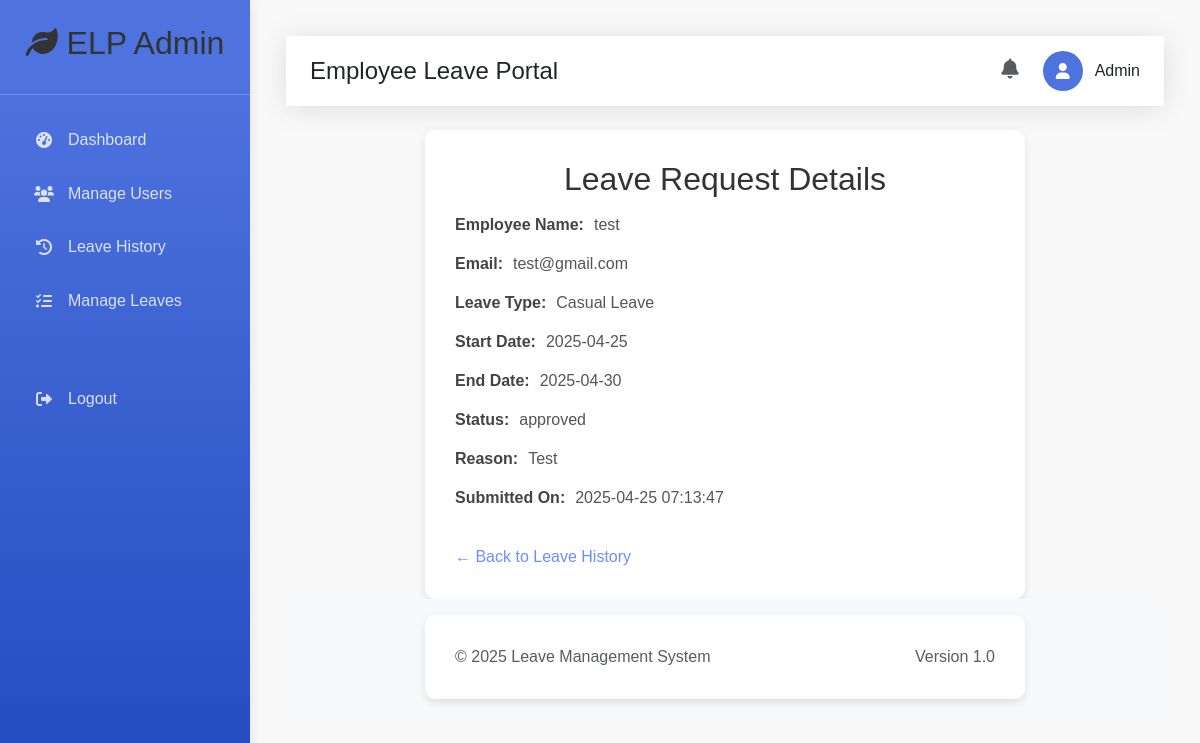
The page /admin/leave_details.php?id=31 (signed in) on the database its author committed.
### tables this page shows
CREATE TABLE `leave_requests` (
  `id` int(11) NOT NULL,
  `user_id` int(11) NOT NULL,
  `leave_type_id` int(11) NOT NULL,
  `leave_type` varchar(255) NOT NULL,
  `start_date` date NOT NULL,
  `end_date` date NOT NULL,
  `reason` text DEFAULT NULL,
  `medical_certificate` varchar(255) DEFAULT NULL,
  `status` enum('pending','approved','rejected') NOT NULL DEFAULT 'pending',
  `approved_by` int(11) DEFAULT NULL,
  `approval_date` date DEFAULT NULL,
  `applied_at` timestamp NOT NULL DEFAULT current_timestamp(),
  `submitted_at` timestamp NOT NULL DEFAULT current_timestamp(),
  `created_at` timestamp NOT NULL DEFAULT current_timestamp(),
  `rejection_reason` varchar(1000) DEFAULT NULL,
  `days` int(11) NOT NULL
);

CREATE TABLE `users` (
  `id` int(11) NOT NULL,
  `name` varchar(255) NOT NULL,
  `email` varchar(255) NOT NULL,
  `designation` varchar(100) NOT NULL,
  `mobile` varchar(15) NOT NULL,
  `gender` varchar(10) NOT NULL,
  `password` varchar(255) NOT NULL,
  `role` enum('employee','admin') NOT NULL DEFAULT 'employee'
);

CREATE TABLE `leavetypes` (
  `LeaveTypeID` int(11) NOT NULL,
  `LeaveName` varchar(100) NOT NULL,
  `MaxPerYear` int(11) DEFAULT NULL,
  `MaxAtATime` int(11) DEFAULT NULL,
  `Accumulable` tinyint(1) DEFAULT 1,
  `GenderSpecific` enum('All','Male','Female') DEFAULT 'All',
  `Description` text DEFAULT NULL
);

### admin/leave_details.php (the view, shortened to what this page needs)
<?php
include('../config/db.php');
$leave_id = intval($_GET['id']);
$sql = "SELECT lr.*, u.name, u.email, lt.LeaveName
        FROM leave_requests lr
        JOIN users u ON lr.user_id = u.id
        JOIN leavetypes lt ON lr.leave_type_id = lt.LeaveTypeID
        WHERE lr.id = ?";
$stmt = mysqli_prepare($conn, $sql);
mysqli_stmt_bind_param($stmt, "i", $leave_id);
mysqli_stmt_execute($stmt);
$result = mysqli_stmt_get_result($stmt);
if ($leave = mysqli_fetch_assoc($result)) {
} else {
    echo "No leave request found with the given ID.";
    exit();
}
?>
<?php include('header.php'); ?>
<div class="container">
    <h2>Leave Request Details</h2>
    <div class="detail"><span class="label">Employee Name:</span><span class="value"><?php echo htmlspecialchars($leave['name']); ?></span></div>
    <div class="detail"><span class="label">Email:</span><span class="value"><?php echo htmlspecialchars($leave['email']); ?></span></div>
    <div class="detail"><span class="label">Leave Type:</span><span class="value"><?php echo htmlspecialchars($leave['LeaveName']); ?></span></div>
    <div class="detail"><span class="label">Start Date:</span><span class="value"><?php echo htmlspecialchars($leave['start_date']); ?></span></div>
    <div class="detail"><span class="label">End Date:</span><span class="value"><?php echo htmlspecialchars($leave['end_date']); ?></span></div>
    <div class="detail"><span class="label">Status:</span><span class="value"><?php echo htmlspecialchars($leave['status']); ?></span></div>
    <div class="detail"><span class="label">Reason:</span><span class="value"><?php echo nl2br(htmlspecialchars($leave['reason'])); ?></span></div>
    <div class="detail"><span class="label">Submitted On:</span><span class="value"><?php echo htmlspecialchars($leave['created_at']); ?></span></div>
    <a href="leave_history.php" class="back-link">← Back to Leave History</a>
</div>
<?php include('footer.php'); ?>

### admin/header.php (style rules this page uses)
:root { --primary-color: #4e73df; --secondary-color: #858796; --success-color: #1cc88a; --info-color: #36b9cc; --warning-color: #f6c23e; --danger-color: #e74a3b; }
body { font-family: 'Nunito', sans-serif; background-color: #f8f9fc; }

### admin/leave_details.php (style rules this page uses)
body { font-family: Arial, sans-serif; background: #f9f9f9; padding: 20px; }
.container { max-width: 600px; margin: auto; background: #fff; padding: 30px; border-radius: 10px; box-shadow: 0 4px 10px rgba(0,0,0,0.1); }
h2 { text-align: center; color: #333; }
.detail { margin: 15px 0; }
.label { font-weight: bold; color: #444; }
.value { margin-left: 10px; color: #555; }
a.back-link { display: inline-block; margin-top: 20px; text-decoration: none; color: #6e8efb; }

### rows shown on the page
leave_requests: user.name "test", user.email "test@gmail.com", leave_type.LeaveName "Casual Leave", start_date "2025-04-25", end_date "2025-04-30", status "approved", reason "Test", created_at "2025-04-25 07:13:47"
